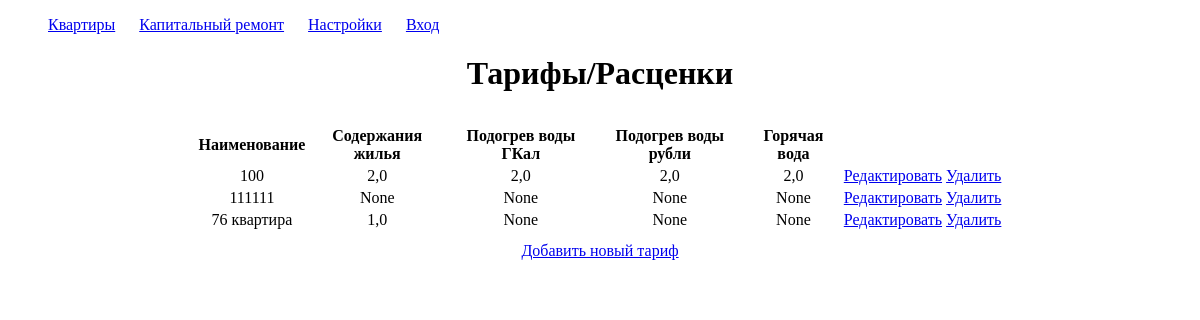
The app's page /main/tariffs, older data.
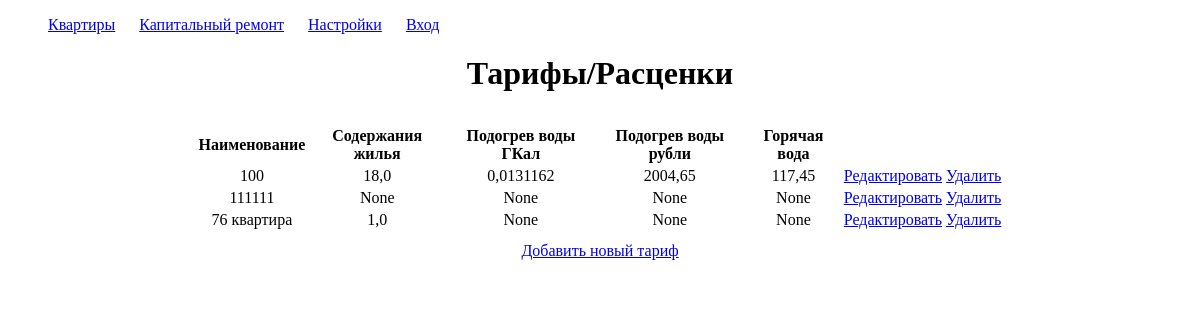
The same page, newer data.
### main/models.py (models this page shows, shortened)
class Tariff(models.Model):
    name = models.CharField(max_length=200)
    maintenance = models.FloatField(null=True, blank=True)
    heating = models.FloatField(null=True, blank=True)
    heating_rub = models.FloatField(null=True, blank=True)
    hot_water = models.FloatField(null=True, blank=True)
    hot_water_odn = models.FloatField(null=True, blank=True)
    cold_water = models.FloatField(null=True, blank=True)
    cold_water_odn = models.FloatField(null=True, blank=True)
    sewage = models.FloatField(null=True, blank=True)
    sewage_odn = models.FloatField(null=True, blank=True)
    solid_waste = models.FloatField(null=True, blank=True)
    electricity = models.FloatField(null=True, blank=True)
    lift = models.FloatField(null=True, blank=True)
    electricity_odn = models.FloatField(null=True, blank=True)

### main/views.py (the view)
# urls.py: path('main/tariffs', views.TariffListView.as_view(), name='all'),
class TariffListView(TariffBaseView, ListView):
    """View to list all tariffs.
    Use the 'tariff_list' variable in the template
    to access all Tariff objects"""

### main/templates/main/tariff_list.html (shortened to what this page needs)
{% extends 'main/base.html' %}
{% block content %}
<div class="container d-flex mt-5" style="width: 70%;">
    <div class="col">
        <h1 class="text-center">Тарифы/Расценки</h1>
        <table class="table table-striped mt-5">
            <thead>
                <tr>
                    <th class="text-center" scope="col">Наименование</th>
                    <th>Содержания жилья</th>
                    <th>Подогрев воды ГКал</th>
                    <th>Подогрев воды рубли</th>
                    <th>Горячая вода</th>
                    <th></th>
                    <th></th>
                </tr>
            </thead>
            <tbody>
                {% for tariff in tariff_list  %}
                <tr>
                    <td class="ml-5">{{tariff.name}}</td>
                    <td class="ml-5">{{tariff.maintenance}}</td>
                    <td class="ml-5">{{tariff.heating}}</td>
                    <td class="ml-5">{{tariff.heating_rub}}</td>
                    <td class="ml-5">{{tariff.hot_water}}</td>
                    <td><a href="{% url 'main:tariff_update' tariff.id %} ">Редактировать</a></td>
                    <td><a href="{% url 'main:tariff_delete' tariff.id %}">Удалить</a></td>
                </tr>
            {% endfor %}
            </tbody>
        </table>
        <div class="d-flex justify-content-center">
            <a href="{% url 'main:tariff_create' %}" class="d-block btn btn-primary btn-lg my-5">Добавить новый тариф</a>
        </div>
    </div>
</div>
{% endblock content %}

Row changes from the older to the newer data that the page shows:
changed Tariff (number 1 of 3 on the later page): maintenance "2,0" → "18,0"; heating "2,0" → "0,0131162"; heating_rub "2,0" → "2004,65"; hot_water "2,0" → "117,45"
